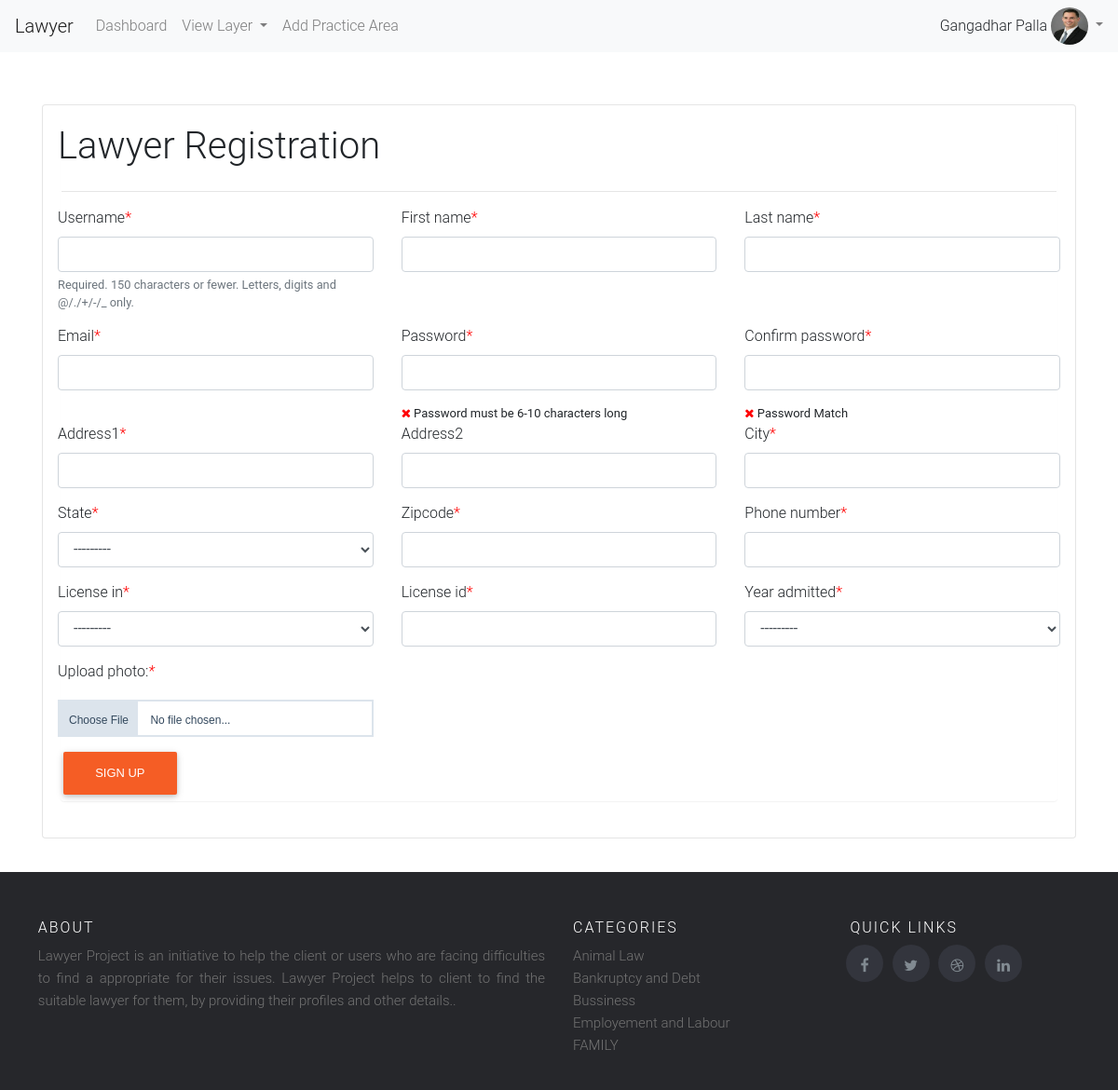
/lawyer_register/ (signed in), run on the app's committed database.
### lawyer/models.py (models this page shows, shortened)
class Lawyer(models.Model):
    year = datetime.datetime.today().year
    year_list = range(datetime.datetime.today().year,1960,-1)
    tupple_list = []
    for year in year_list:
        tupple_list.append((str(year), str(year)))
    YEAR = tuple(tupple_list)
    user = models.OneToOneField(User,on_delete=models.CASCADE)
    address1 = models.CharField(max_length=400,blank=False,null=False,validators=[
        RegexValidator(regex='(^[A-Za-z0-9]+|,| |/|[A-Za-z]+)+[A-Za-z0-9]+|,| |$',message='Enter Valid Address1')
    ])
    address2 = models.CharField(max_length=400,blank=True,null=True,validators=[
        RegexValidator(regex='(^[A-Za-z0-9]+|,| |/|[A-Za-z]+)+[A-Za-z0-9]+|,| |$',message='Enter Valid Address2')
    ])
    city = models.CharField(max_length=128,blank=False,null=False,validators=[
        RegexValidator(regex='[A-Za-z]{2}[a-z]+$',message='City should only contain letters and mustcontains atleast 2 chracters..')
    ])
    state = models.ForeignKey(State,on_delete=models.CASCADE,null=False,blank=False)
    zipcode = models.CharField(max_length=128,blank=False,null=False,validators=[
        RegexValidator(regex='^[0-9]{6}$',message='Enter Valid Zipcode')
    ])
    phone_number = models.CharField(max_length=128,blank=False,null=False,validators=[
        RegexValidator(regex='^[6|7|8|9]+[0-9]{9}$',message='Enter 10 digit number or must start with 6,7,8,9 digit')
    ])
    license_in = models.ForeignKey(State,on_delete=models.CASCADE,blank=False,null=False,related_name='license_id')
    license_id = models.CharField(max_length=128,blank=False,null=False,validators=[
        RegexValidator(regex='^[A-Za-z0-9]*$',message='Enter Valid License Id')
    ])
    year_admitted = models.CharField(choices=YEAR,max_length=128,blank=False,null=False,)
    profile_image = models.ImageField(upload_to='profile_images',blank=False,null=False,)

class Practice_area(models.Model):
    practice = models.CharField(max_length=128,blank=True, null=True)
    class Meta:
        verbose_name_plural = 'Practice Area'

### lawyer/views.py (the view, shortened to what this page needs)
# urls.py: path('lawyer_register/',views.lawyer,name='lawyer_register'),
@check_recaptcha
def lawyer(request):
    user_form = RegisterForm()
    lawyer_form = LawyerForm()
    msg = ''
    return render(request,'lawyer/lawyer_register.html',{'user_form':user_form,'lawyer_form':lawyer_form,'msg':msg})

### lawyer/forms.py (shortened to what this page needs)
class LawyerForm(forms.ModelForm):
    class Meta:
        model = Lawyer
        fields = '__all__'
        exclude = ('user',)

### lawyer/models.py (called while the page is built)
    def __str__(self):
        return self.state_name

### lawyer/templatetags/practice_menu.py (called while the page is built)
def practice_area():
    practice = Practice_area.objects.all()
    return practice

### lawyer/templatetags/profile_tag.py (called while the page is built)
def profile_menu(lid):
    try:
        if lid:
            profile = Lawyer.objects.get(user_id=lid)
            return profile.profile_image
    except Exception as e:
        print(e)

### templates/lawyer/lawyer_register.html (shortened to what this page needs)
{% extends 'client/base.html' %} {% load crispy_forms_tags %} {% block body_block %}
<form name='' method='POST' enctype="multipart/form-data" autocomplete='off'>
    <div class="container">
        <div class="card" style='justify-content: center !important;margin-top:5%;'>
            <div class='panel panel-success'>
                <div class="row">
                    <div class="col">
                        <h1>Lawyer Registration</h1>
                    </div>
                </div>
                <hr/>
                <div class="row">
                    <div class="col-sm-4">
                        {{user_form.username|as_crispy_field}}
                    </div>
                    <div class="col-sm-4">
                        {{user_form.first_name|as_crispy_field}}
                    </div>
                    <div class="col-sm-4">
                        {{user_form.last_name|as_crispy_field}}
                    </div>
                </div>
                <div class="row">
                    <div class="col-sm-4">
                        {{user_form.email|as_crispy_field}}
                    </div>
                    <div class="col-sm-4">
                        {{user_form.password|as_crispy_field}}
                        <strong style='font-size:13px;'><span id="passwordlength" class="fa fa-close" style="color:#FF0004;"></span> Password must be 6-10 characters long<br></strong>
                    </div>
                    <div class="col-sm-4">
                        {{user_form.confirm_password|as_crispy_field}}
                        <strong style='font-size:13px;'><span id="pwmatch" class="fa fa-close" style="color:#FF0004;"></span> Password Match</strong>
                    </div>
                </div>
                <div class="row">
                    <div class="col-sm-4">
                        {{lawyer_form.address1|as_crispy_field}}
                    </div>
                    <div class="col-sm-4">
                        {{lawyer_form.address2|as_crispy_field}}
                    </div>
                    <div class="col-sm-4">
                        {{lawyer_form.city|as_crispy_field}}
                    </div>
                </div>
                <div class="row">
                    <div class="col-sm-4">
                        {{lawyer_form.state|as_crispy_field}}
                    </div>
                    <div class="col-sm-4">
                        {{lawyer_form.zipcode|as_crispy_field}}
                    </div>
                    <div class="col-sm-4">
                        {{lawyer_form.phone_number|as_crispy_field}}
                    </div>
                </div>
                <div class="row">
                    <div class="col-sm-4">
                        {{lawyer_form.license_in|as_crispy_field}}
                    </div>
                    <div class="col-sm-4">
                        {{lawyer_form.license_id|as_crispy_field}}
                    </div>
                    <div class="col-sm-4">
                        {{lawyer_form.year_admitted|as_crispy_field}}
                    </div>
                </div>
                <div class="row">
                    <div class="col-sm-4">
                            <label>Upload photo:<abbr><i style='color:red;'>*</i></abbr></label>
                        <div class="file-upload">
                            <div class="file-select">
                                <div class="file-select-button" id="fileName">Choose File</div>
                                <div class="file-select-name" id="noFile">No file chosen...</div>
                            </div>
                        </div>
                    </div>
                </div>
                <div class="row">
                    <div class="col-sm-4">
                        <input type='submit' value='Sign Up' class='btn btn-primary'>
                    </div>
                </div>
            </div>
        </div>
    </div>
</form>
{% endblock %}

### templates/client/base.html (shortened to what this page needs)
<html>
{% load staticfiles %}
{% load crispy_forms_tags %}
{% load practice_menu %}
{% load profile_tag %}
<head>
    <link href='{% static "css/bootstrap.css" %}' rel='stylesheet' />
    <link href='{% static "css/style.css" %}' rel='stylesheet' />
    <link href='{% static "css/carousel.css" %}' rel='stylesheet' />
    <link href='{% static "css/glyphicon.css" %}' rel='stylesheet' />
    <link rel="stylesheet" href="https://cdnjs.cloudflare.com/ajax/libs/font-awesome/4.7.0/css/font-awesome.min.css">
</head>
<body>
    <nav class="navbar navbar-expand-lg navbar-light bg-light">
        <a class="navbar-brand" href="#">Lawyer
        </a>
        <div class="collapse navbar-collapse" id="navbarSupportedContent">
            <ul class="navbar-nav mr-auto">
                <li class="nav-item">
                    <a class="nav-link" href="{% url 'index' %}">Dashboard<span class="sr-only">(current)</span></a>
                </li>
                <li class="nav-item dropdown">
                    <a class="nav-link dropdown-toggle" href="http://example.com" id="navbarDropdownMenuLink" data-toggle="dropdown" aria-haspopup="true" aria-expanded="false">
                        View Layer
                    </a>
                            {% practice_area as practice %}
                </li>
                  {% if user.is_superuser %}
                        <li class="nav-item">
                    <a class="nav-link" href="{% url 'add_practice_area' %}">Add Practice Area</a>
                </li>
                  {% endif %}
            </ul>
         <form class="form-inline my-2 my-lg-0">
            {% if  request.user.is_superuser %}
              {{request.user.first_name}} {{request.user.last_name}}&nbsp;
             <ul class="navbar-nav">
                <li class="nav-item dropdown">
                    <a class="nav-link dropdown-toggle" style='padding:0 0;' href="#" id="navbarDropdownMenuLink" role="button" data-toggle="dropdown" aria-haspopup="true" aria-expanded="false">
                        <img src='{{MEDIA_URL}}{{ request.user.id|profile_menu }}' height='40' width='40' style='border-radius:50%;'/>
                   </a>
                </li>
            </ul>
            {% endif %}
            </form>
        </div>
    </nav>
    {% block body_block %} {% endblock %}
<footer class="site-footer" style='margin-top:3%;'>
    <div class="container">
        <div class="row">
            <div class="col-sm-12 col-md-6">
                <h6>About</h6>
                <p class="text-justify">Lawyer Project is an initiative to help the client or users who are facing difficulties to find a appropriate for their issues.
                Lawyer Project helps to client to find the suitable lawyer for them, by providing their profiles and other details..
                </p>
            </div>
            <div class="col-xs-6 col-md-3">
                <h6>Categories</h6>
                <ul class="footer-links">
                 {% practice_area as practice %}
                    {% for i in practice %}
                     <li><a class="dropdown-item-footer" href="{% url 'view_lawyers' %}?practice_area={{i.practice}}">{{i.practice}}</a></li>
                 {% endfor %}
                </ul>
            </div>
            <div class="col-xs-6 col-md-3">
                <h6 style='margin-left:4%;'>Quick Links</h6>
               <ul class="social-icons">
                    <li><a class="facebook" href="https://www.facebook.com/"><i class="fa fa-facebook" style='margin-top:35%;'></i></a></li>
                    <li><a class="twitter" href="https://www.twitter.com/"><i class="fa fa-twitter" style='margin-top:35%;'></i></a></li>
                    <li><a class="dribbble" href="https://www.dribble.com/"><i class="fa fa-dribbble" style='margin-top:35%;'></i></a></li>
                    <li><a class="linkedin" href="https://www.linkedin.com/"><i class="fa fa-linkedin" style='margin-top:35%;'></i></a></li>
                </ul>
            </div>
        </div>
    </div>
</footer>
</body>
</html>

### static/css/style.css (style rules this page uses)
.card { border: 1px solid rgba(0, 0, 0, 0.1); padding: 1.2rem; margin-bottom: 1.2rem; background-color: white; }
.row { margin-left: -1.2rem; margin-right: -1.2rem; }
.btn-primary, .btn.btn.btn-primary, .btn.btn.btn-default, .btn-default { background-color: #F55D25; color: white; font-family: "Circular", Helvetica, sans-serif; border-color: #F55D25; }
p { overflow-wrap: break-word; word-wrap: break-word; word-break: break-word; margin: 0 0 0.75em; }
.text-muted { opacity: 1; color: #777777 }
.card { border: 1px solid rgba(0, 0, 0, 0.1); padding: 1.2rem; }
.asteriskField { color: red; }
.site-footer { background-color: #26272b; padding: 45px 0 20px; font-size: 15px; line-height: 24px; color: #737373; }
.site-footer h6 { color: #fff; font-size: 16px; text-transform: uppercase; margin-top: 5px; letter-spacing: 2px }
.site-footer a { color: #737373; }
.footer-links { padding-left: 0; list-style: none }
.footer-links li { display: block }
.footer-links a { color: #737373 }
.site-footer .social-icons a { width: 40px; height: 40px; line-height: 40px; margin-left: 6px; margin-right: 0; border-radius: 100%; background-color: #33353d }
.social-icons { padding-left: 0; margin-bottom: 0; list-style: none }
.social-icons li { display: inline-block; margin-bottom: 4px }
.social-icons a { background-color: #eceeef; color: #818a91; font-size: 16px; display: inline-block; line-height: 44px; width: 44px; height: 44px; text-align: center; margin-right: 8px; border-radius: 100%; -webkit-transition: all .2s linear; -o-transition: all .2s linear; transition: all .2s linear }
.panel { margin-bottom: 20px; background-color: #fff; border: 1px solid transparent; border-radius: 4px; -webkit-box-shadow: 0 1px 1px rgba(0, 0, 0, 0.05); box-shadow: 0 1px 1px rgba(0, 0, 0, 0.05); }
.form-group { margin-bottom: 15px; }
.btn { margin-top: 1.75em; }
.file-upload { display: block; text-align: center; font-family: Helvetica, Arial, sans-serif; font-size: 12px; margin-top: 3%; margin-bottom: 3%; }
.file-upload .file-select { display: block; border: 2px solid #dce4ec; color: #34495e; cursor: pointer; height: 40px; line-height: 40px; text-align: left; background: #FFFFFF; overflow: hidden; position: relative; }
.file-upload .file-select .file-select-button { background: #dce4ec; padding: 0 10px; display: inline-block; height: 40px; line-height: 40px; }
.file-upload .file-select .file-select-name { line-height: 40px; display: inline-block; padding: 0 10px; }

### data on the page
Practice_area: practice "Animal Law"
Practice_area: practice "Bankruptcy and Debt"
Practice_area: practice "Bussiness"
Practice_area: practice "Employement and Labour"
Practice_area: practice "FAMILY"

### other printed values
{{ request.user.first_name }} "Gangadhar"
{{ request.user.last_name }} "Palla"
